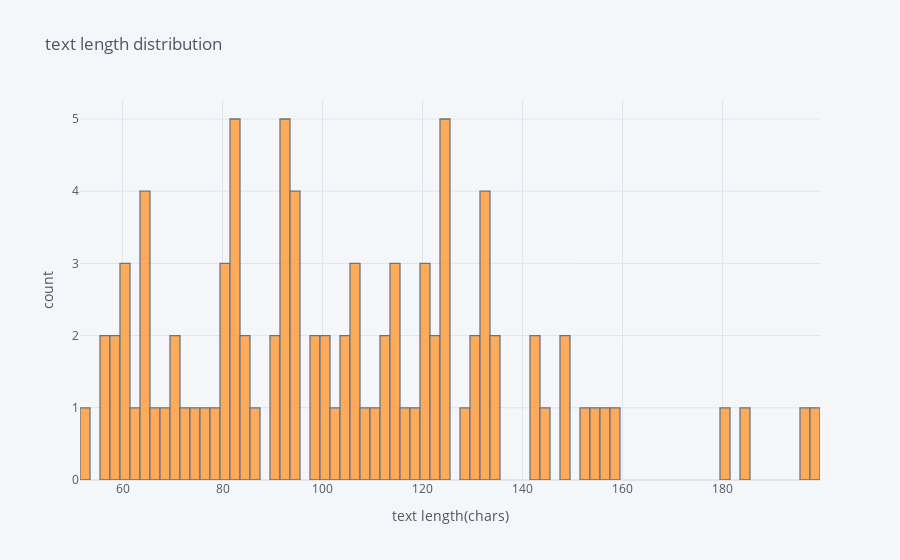

Notebook source saved alongside this figure:
### Code cell
df['claim_len'].iplot(kind = 'hist',bins = 100,  xTitle = 'text length(chars)', yTitle = 'count', title = 'text length distribution')

### Figure 1 — Plotly figure (JSON) as saved in the notebook; plotly's stock layout.template omitted (floating-point values rounded to 4 significant figures)
{"data": [{"histfunc": "count", "histnorm": "", "marker": {"color": "rgba(255, 153, 51, 1.0)", "line": {"color": "#4D5663", "width": 1.3}}, "name": "claim_len", "nbinsx": 100, "opacity": 0.8, "orientation": "v", "type": "histogram", "x": [114, 82, 80, 60, 135, 82, 198, 125, 93, 197, 67, 101, 132, 109, 152, 85, 132, 131, 144, 154, 91, 143, 132, 75, 69, 105, 73, 92, 148, 98, 180, 121, 83, 78, 85, 99, 104, 76, 80, 122, 59, 184, 133, 71, 125, 129, 115, 53, 95, 100, 131, 120, 110, 159, 142, 106, 92, 124, 56, 122, 121, 125, 82, 61, 114, 134, 106, 83, 93, 90, 107, 59, 125, 92, 62, 64, 157, 112, 148, 61, 95, 94, 119, 64, 94, 112, 87, 65, 117, 80, 65, 70, 103, 57]}], "layout": {"barmode": "overlay", "legend": {"bgcolor": "#F5F6F9", "font": {"color": "#4D5663"}}, "paper_bgcolor": "#F5F6F9", "plot_bgcolor": "#F5F6F9", "title": {"font": {"color": "#4D5663"}, "text": "text length distribution"}, "xaxis": {"gridcolor": "#E1E5ED", "showgrid": true, "tickfont": {"color": "#4D5663"}, "title": {"font": {"color": "#4D5663"}, "text": "text length(chars)"}, "zerolinecolor": "#E1E5ED"}, "yaxis": {"gridcolor": "#E1E5ED", "showgrid": true, "tickfont": {"color": "#4D5663"}, "title": {"font": {"color": "#4D5663"}, "text": "count"}, "zerolinecolor": "#E1E5ED"}}}
